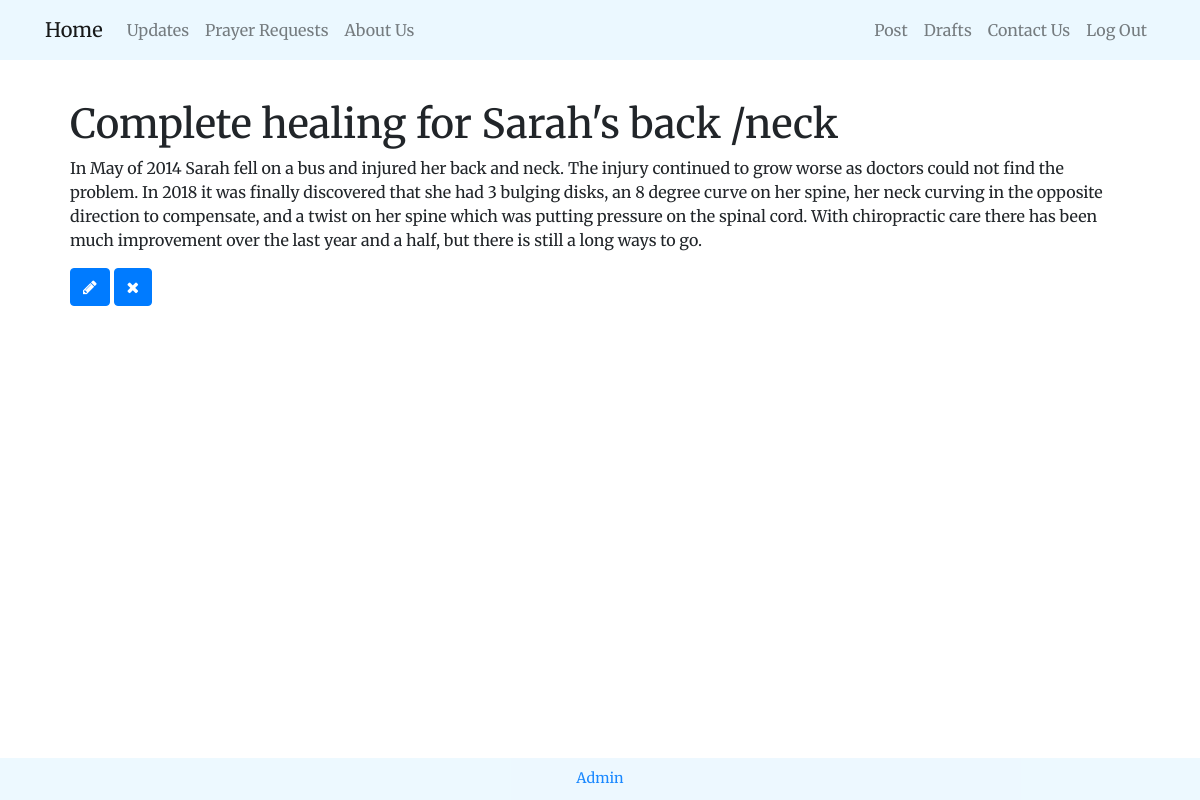
The app's page /prayers/prayer/25 (signed in) with its own data.
### prayers/models.py (models this page shows, shortened)
class Prayer(models.Model):
    title = models.CharField(max_length=200)
    content = models.TextField(max_length=500)
    date = models.DateTimeField(default=timezone.now)

### prayers/views.py (the view)
# urls.py: path('prayer/<int:pk>', views.PrayerDetailView.as_view(), name='prayer_detail'),
class PrayerDetailView(LoginRequiredMixin, DetailView):
    model = Prayer

### prayers/templates/prayers/prayer_detail.html
{% extends 'base.html'%}
{% block content%}
  <h1>{{prayer.title}}</h1>
  <p>{{prayer.content}}</p>
{% if user.is_superuser %}
  <a class="btn btn-primary" href="{% url 'prayers:prayer_edit' pk=prayer.pk%}"><span class="fa fa-pencil"></span></a>
  <a class="btn btn-primary" href="{% url 'prayers:prayer_remove' pk=prayer.pk%}"><span class="fa fa-remove"></span></a>
{% endif %}
{% endblock%}

### updates/static/css/master.css (style rules this page uses)
body { font-family: 'Merriweather', serif; }
.imagebackground { background-image: url('media/mountian.jpg'); background-position: top; background-size: cover; background-repeat: repeat-x; }

### records on screen
Prayer: title "Complete healing for Sarah's back /neck", content "In May of 2014 Sarah fell on a bus and injured her back and neck. The injury continued to grow worse as doctors could not find the problem. In 2018 it was finally discovered that she had 3 bulging disks, an 8 degree curve on her spine, her neck curving in the opposite direction to compensate, and a twist on her spine which was putting pressure on the spinal cord. With chiropractic care there has been much improvement over the last year and a half, but there is still a long ways to go."
